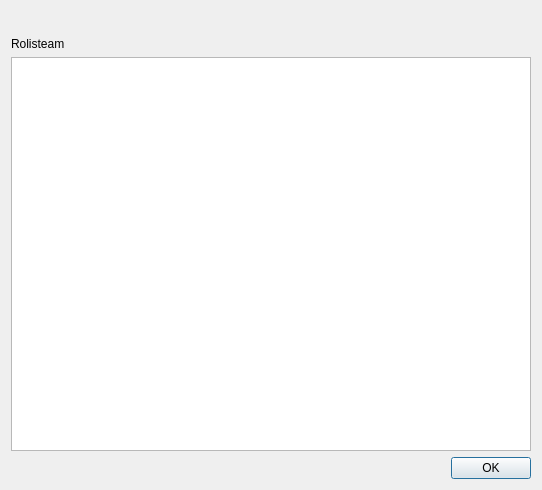
<?xml version="1.0" encoding="UTF-8"?>
<ui version="4.0">
 <class>AboutRolisteam</class>
 <widget class="QDialog" name="AboutRolisteam">
  <property name="windowModality">
   <enum>Qt::WindowModal</enum>
  </property>
  <property name="geometry">
   <rect>
    <x>0</x>
    <y>0</y>
    <width>542</width>
    <height>490</height>
   </rect>
  </property>
  <property name="windowTitle">
   <string>About Rolisteam</string>
  </property>
  <property name="windowIcon">
   <iconset resource="../../rolisteam.qrc">
    <normaloff>:/resources/logo/500-symbole.png</normaloff>:/resources/logo/500-symbole.png</iconset>
  </property>
  <layout class="QVBoxLayout" name="verticalLayout">
   <item>
    <layout class="QHBoxLayout" name="horizontalLayout">
     <item>
      <spacer name="horizontalSpacer">
       <property name="orientation">
        <enum>Qt::Horizontal</enum>
       </property>
       <property name="sizeHint" stdset="0">
        <size>
         <width>40</width>
         <height>20</height>
        </size>
       </property>
      </spacer>
     </item>
     <item>
      <widget class="QLabel" name="label">
       <property name="maximumSize">
        <size>
         <width>424</width>
         <height>180</height>
        </size>
       </property>
       <property name="text">
        <string/>
       </property>
       <property name="pixmap">
        <pixmap resource="../../rolisteam.qrc">:/resources/logo/1500-rolisteam.png</pixmap>
       </property>
       <property name="scaledContents">
        <bool>true</bool>
       </property>
      </widget>
     </item>
     <item>
      <spacer name="horizontalSpacer_2">
       <property name="orientation">
        <enum>Qt::Horizontal</enum>
       </property>
       <property name="sizeHint" stdset="0">
        <size>
         <width>40</width>
         <height>20</height>
        </size>
       </property>
      </spacer>
     </item>
    </layout>
   </item>
   <item>
    <widget class="QLabel" name="m_textLabel">
     <property name="text">
      <string notr="true">Rolisteam</string>
     </property>
    </widget>
   </item>
   <item>
    <widget class="QTextBrowser" name="m_textBrowser">
     <property name="html">
      <string notr="true">&lt;!DOCTYPE HTML PUBLIC &quot;-//W3C//DTD HTML 4.0//EN&quot; &quot;http://www.w3.org/TR/REC-html40/strict.dtd&quot;&gt;
&lt;html&gt;&lt;head&gt;&lt;meta name=&quot;qrichtext&quot; content=&quot;1&quot; /&gt;&lt;style type=&quot;text/css&quot;&gt;
p, li { white-space: pre-wrap; }
&lt;/style&gt;&lt;/head&gt;&lt;body style=&quot; font-family:'Ubuntu'; font-size:11pt; font-weight:400; font-style:normal;&quot;&gt;
&lt;p style=&quot;-qt-paragraph-type:empty; margin-top:0px; margin-bottom:0px; margin-left:0px; margin-right:0px; -qt-block-indent:0; text-indent:0px;&quot;&gt;&lt;br /&gt;&lt;/p&gt;&lt;/body&gt;&lt;/html&gt;</string>
     </property>
    </widget>
   </item>
   <item>
    <widget class="QDialogButtonBox" name="buttonBox">
     <property name="orientation">
      <enum>Qt::Horizontal</enum>
     </property>
     <property name="standardButtons">
      <set>QDialogButtonBox::Ok</set>
     </property>
    </widget>
   </item>
  </layout>
 </widget>
 <resources>
  <include location="../../rolisteam.qrc"/>
  <include location="../../rolisteam.qrc"/>
 </resources>
 <connections>
  <connection>
   <sender>buttonBox</sender>
   <signal>accepted()</signal>
   <receiver>AboutRolisteam</receiver>
   <slot>accept()</slot>
   <hints>
    <hint type="sourcelabel">
     <x>248</x>
     <y>254</y>
    </hint>
    <hint type="destinationlabel">
     <x>157</x>
     <y>274</y>
    </hint>
   </hints>
  </connection>
  <connection>
   <sender>buttonBox</sender>
   <signal>rejected()</signal>
   <receiver>AboutRolisteam</receiver>
   <slot>reject()</slot>
   <hints>
    <hint type="sourcelabel">
     <x>316</x>
     <y>260</y>
    </hint>
    <hint type="destinationlabel">
     <x>286</x>
     <y>274</y>
    </hint>
   </hints>
  </connection>
 </connections>
</ui>
